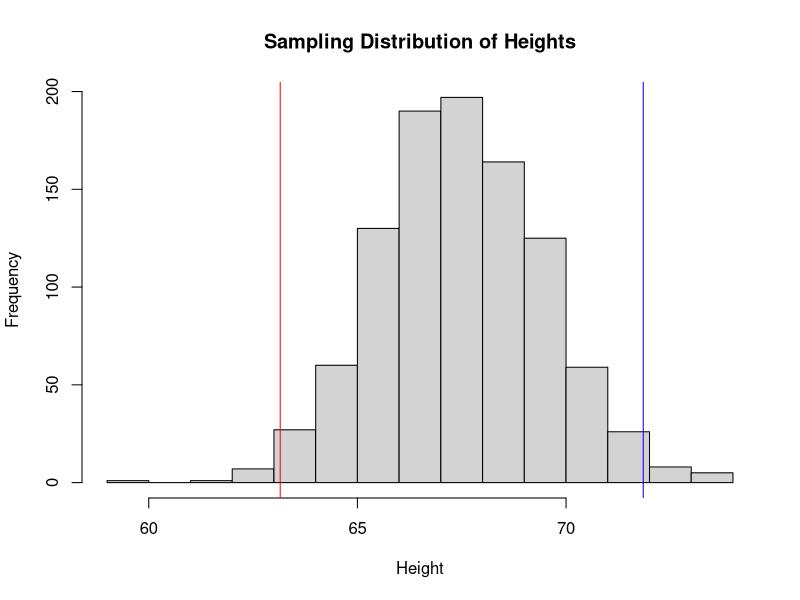

This figure's R source:
## ---- chunk 1
samp <- c(59, 67, 73, 61, 60, 62, 62, 65, 62, 58, 70, 61, 63, 62, 66, 64, 63, 64, 61, 60)
## ---- chunk 2
set.seed(13)
mu <- 67.5
population <- rnorm(10000, mu, 9)
## ---- chunk 3
# Number of bootstrap samples
B <- 1000

# Stores sample means of heights
res <- rep(-1, B)

# For loop that goes from 1 to B; samples 20 from population, then finds sample mean of heights
for (i in 1:B){
  pop_samp <- sample(population, 20)
  res[i] <- mean(pop_samp)
}
## ---- chunk 4
xbar <- mean(samp)
diff <- abs(xbar - mu)

hist(res, main = "Sampling Distribution of Heights", xlab = "Height")
abline(v = mu - diff, col = "red")
abline(v = mu + diff, col = "blue")
## ---- chunk 5
pval <- mean(res <= mu - diff | res >= mu + diff)
## ---- chunk 6
pval
